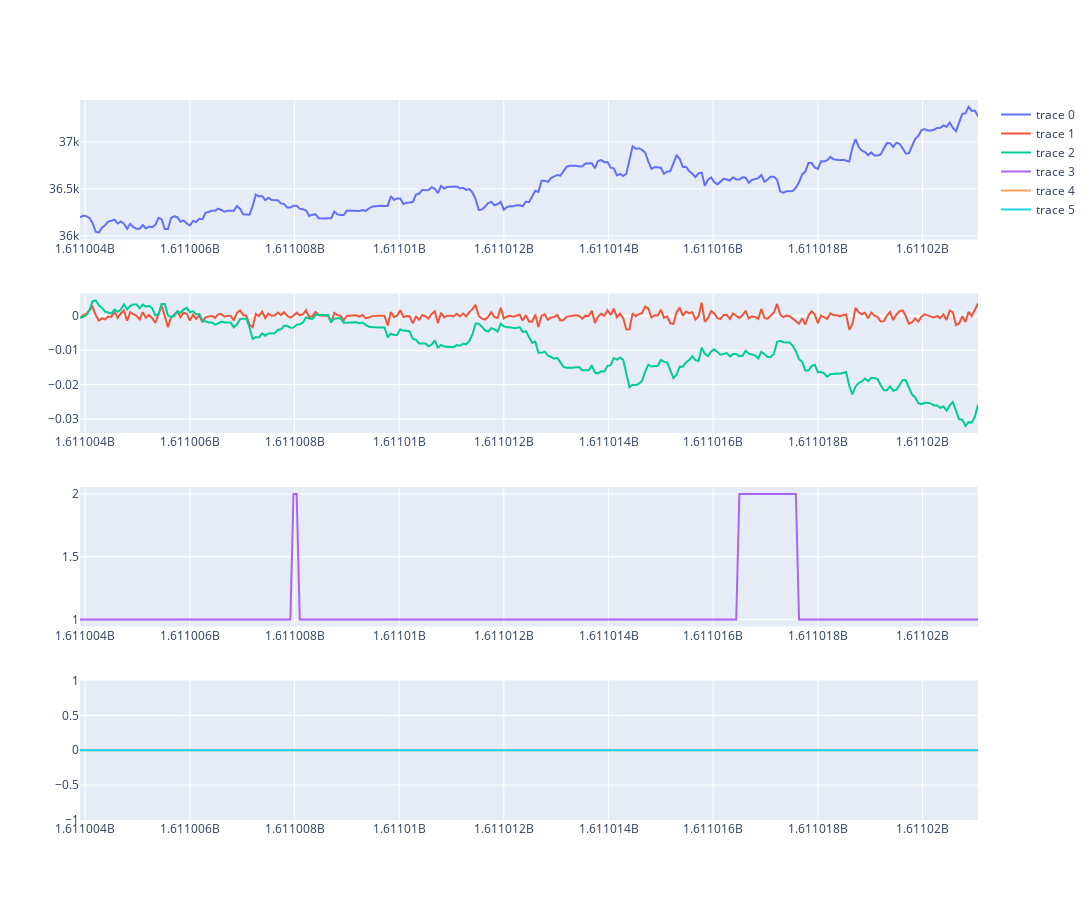

Notebook code cell kept with this figure:
### Code cell
dfm = market_env.market.raw_df.iloc[N_LAG:-1].reset_index(drop=True)
dfm = pd.concat([dfm, log], axis=1).iloc[:-1]

buyprice, sellprice = None, None
rtns = []
for price, action in dfm[["close", "action"]].values:
    if buyprice is None and action == 0:
        buyprice = price
    elif sellprice is None and action == 1:
        sellprice = price
    
    if buyprice is not None and sellprice is not None:
        rtns.append(sellprice / buyprice - 1)
        buyprice, sellprice = None, None
    else:
        rtns.append(0)

x = dfm["timestamp"].values

fig = make_subplots(rows=4, cols=1)
fig.add_trace(go.Scatter(
    x=x,
    y=dfm["close"].values
), row=1, col=1)

fig.add_trace(go.Scatter(
    x=x,
    y=dfm["reward"].values
), row=2, col=1)
fig.add_trace(go.Scatter(
    x=x,
    y=dfm["reward"].cumsum().values
), row=2, col=1)
fig.add_trace(go.Scatter(
    x=x,
    y=dfm["action"].values
), row=3, col=1)

        
fig.add_trace(go.Scatter(
    x=x,
    y=rtns,
), row=4, col=1)
fig.add_trace(go.Scatter(
    x=dfm["timestamp"].values,
    y=np.cumsum(rtns),
), row=4, col=1)


fig.update_layout(height=900, width=1200)
fig.show()

### Figure 1 — Plotly figure (JSON) as saved in the notebook; plotly's stock layout.template omitted (floating-point values rounded to 4 significant figures; data arrays with more than 128 entries replaced by an {"elided": "..."} marker saying what was removed)
{"data": [{"type": "scatter", "x": {"elided": "287 int values"}, "xaxis": "x", "y": {"elided": "287 int values"}, "yaxis": "y"}, {"type": "scatter", "x": {"elided": "287 int values"}, "xaxis": "x2", "y": {"elided": "287 float values"}, "yaxis": "y2"}, {"type": "scatter", "x": {"elided": "287 int values"}, "xaxis": "x2", "y": {"elided": "287 float values"}, "yaxis": "y2"}, {"type": "scatter", "x": {"elided": "287 int values"}, "xaxis": "x3", "y": {"elided": "287 int values"}, "yaxis": "y3"}, {"type": "scatter", "x": {"elided": "287 int values"}, "xaxis": "x4", "y": {"elided": "287 int values"}, "yaxis": "y4"}, {"type": "scatter", "x": {"elided": "287 int values"}, "xaxis": "x4", "y": {"elided": "287 int values"}, "yaxis": "y4"}], "layout": {"height": 900, "width": 1200, "xaxis": {"anchor": "y", "autorange": true, "domain": [0, 1], "range": [1611003900, 1611021060], "type": "linear"}, "xaxis2": {"anchor": "y2", "autorange": true, "domain": [0, 1], "range": [1611003900, 1611021060], "type": "linear"}, "xaxis3": {"anchor": "y3", "autorange": true, "domain": [0, 1], "range": [1611003900, 1611021060], "type": "linear"}, "xaxis4": {"anchor": "y4", "autorange": true, "domain": [0, 1], "range": [1611003900, 1611021060], "type": "linear"}, "yaxis": {"anchor": "x", "autorange": true, "domain": [0.8063, 1], "range": [35960.0, 37450.0], "type": "linear"}, "yaxis2": {"anchor": "x2", "autorange": true, "domain": [0.5375, 0.7312], "range": [-0.03402, 0.006454], "type": "linear"}, "yaxis3": {"anchor": "x3", "autorange": true, "domain": [0.2687, 0.4625], "range": [0.9444, 2.056], "type": "linear"}, "yaxis4": {"anchor": "x4", "autorange": true, "domain": [0, 0.1938], "range": [-1, 1], "type": "linear"}}}
